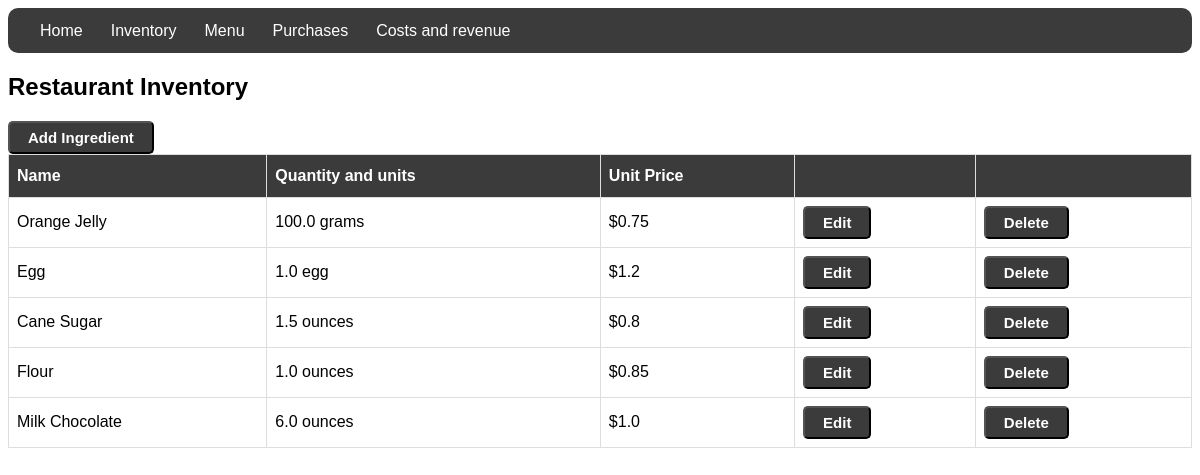
The app's page /ingredient/list (signed in) with its own data.
### inventory/models.py (models this page shows, shortened)
class Ingredient(models.Model):
    name = models.CharField(max_length=30)
    quantity = models.FloatField(default=0)
    unit = models.CharField(max_length=30)
    unit_price = models.FloatField(default=0)
    total_price = models.IntegerField(default=0)

### inventory/views.py (the view)
# urls.py: path('ingredient/list', views.IngredientList.as_view(), name="ingredientlist"),
class IngredientList(LoginRequiredMixin, ListView):
   model = Ingredient

### inventory/templates/inventory/ingredient_list.html
{% extends './base.html' %}
{% block content %}
<h2>Restaurant Inventory</h2>
<a href="{% url 'ingredientcreate' %}"><button class="btn">Add Ingredient</button></a>
<table id="ingredients">
  <tr>
    <th>Name</th>
    <th>Quantity and units</th>
    <th>Unit Price</th>
      <th> </th>
      <th> </th>
  </tr>
  {% for ingredient in ingredient_list %}
  <tr>
  <tr>
      <td>{{ ingredient.name|title }}</td>
      <td>{{ ingredient.quantity }} {{ ingredient.unit }}</td>
      <td>${{ ingredient.unit_price }}</td>
      <td><a href="{% url 'ingredientupdate' ingredient.id %}"><button class="btn">Edit</button></a></td>
      <td><a href="{% url 'ingredientdelete' ingredient.id %}"><button class="btn">Delete</button></a></td>
  </tr>
  {% endfor %}
</table>
{% endblock %}

### inventory/templates/inventory/base.html (style rules this page uses)
body { font-family: Arial, Helvetica, sans-serif; }
table { border-collapse: collapse; width: 100%; }
td, th { border: 1px solid #ddd; padding: 8px; }
tr:nth-child(even) { background-color: #f2f2f2; }
th { padding-top: 12px; padding-bottom: 12px; text-align: left; background-color: #3B3B3B;; color: white; }
.btn { background-color:#3B3B3B; border-radius:5px; display:inline-block; cursor:pointer; color:#ffffff; font-size:15px; font-weight:bold; padding:6px 18px; text-decoration:none; }

### records on screen
Ingredient: name "Orange Jelly", quantity "100.0", unit "grams", unit_price "0.75"
Ingredient: name "Egg", quantity "1.0", unit "egg", unit_price "1.2"
Ingredient: name "Cane Sugar", quantity "1.5", unit "ounces", unit_price "0.8"
Ingredient: name "Flour", quantity "1.0", unit "ounces", unit_price "0.85"
Ingredient: name "Milk Chocolate", quantity "6.0", unit "ounces", unit_price "1.0"
